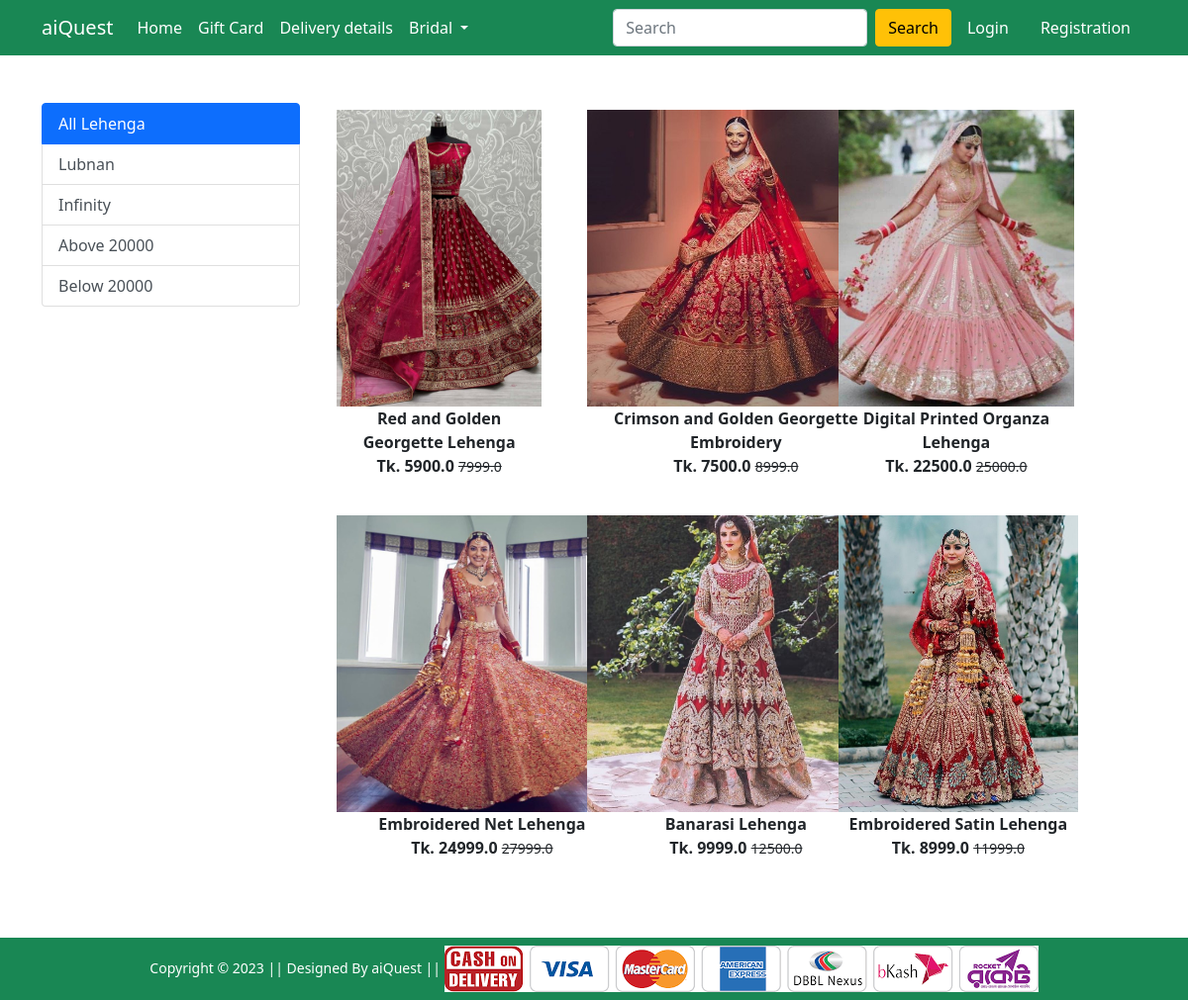
The app's page /lehenga/ with its own data.
### Shop/models.py (models this page shows, shortened)
class Product(models.Model):
    title = models.CharField(max_length=100)
    selling_price = models.FloatField()
    discounted_price = models.FloatField()
    description = models.TextField()
    brand = models.CharField(max_length=100)
    category = models.CharField(choices=CATEGORY_CHOICES,max_length=2)
    product_image = models.ImageField(upload_to='productimg')

### Shop/views.py (the view)
# urls.py: path('lehenga/', views.lehenga, name='lehenga'),
def lehenga(request, data =None):
    if data == None:
        lehengas = Product.objects.filter(category = 'L')
    elif data == 'lubnan' or data == 'infinity':
        lehengas = Product.objects.filter(category='L').filter(brand=data)
    elif data == 'below':
        lehengas = Product.objects.filter(category='L').filter(discounted_price__lt=20000)
    elif data == 'above':
        lehengas = Product.objects.filter(category='L').filter(discounted_price__gt=20000)
    return render(request, 'Shop/lehenga.html', {'lehengas':lehengas})

### Shop/templates/Shop/lehenga.html (shortened to what this page needs)
{% extends 'Shop/base.html' %}
{% load static %}
{% block main-content %}
<div class="container my-5">
    <div class="row">
        <div class="col-sm-3">
            <div class="list-group">
                <a href="{% url 'lehenga' %}" class="list-group-item list-group-item-action active" aria-current="true">
                    All Lehenga
                </a>
                <a href="{% url 'lehengaitem' 'lubnan' %}" class="list-group-item list-group-item-action">Lubnan</a>
                <a href="{% url 'lehengaitem' 'infinity' %}" class="list-group-item list-group-item-action">Infinity</a>
                <a href="{% url 'lehengaitem' 'above' %}" class="list-group-item list-group-item-action">Above 20000</a>
                <a href="{% url 'lehengaitem' 'below' %}" class="list-group-item list-group-item-action">Below 20000</a>
            </div>
        </div>
        <div class="col-sm-8">
            <div class="row">
                {% for product in lehengas %}
                <div class="col-sm-4 text-center mb-4">
                    <a href="{% url 'product-detail' product.id %}" class="btn">
                        <div class="item">
                            <img src="{{product.product_image.url}}" alt="" height="300" class="">
                            <div class="fw-bold">{{product.title}}</div>
                            <div class="fw-bold">Tk. {{product.discounted_price}} <small
                                    class="fw-light text-decoration-line-through">{{product.selling_price}}</small>
                            </div>
                        </div>
                    </a>
                </div>
                {% endfor %}
            </div>
        </div>
    </div>
</div>
{% endblock main-content %}

### records on screen
Product: product_image (picture), title "Red and Golden Georgette Lehenga", discounted_price "5900.0", selling_price "7999.0"
Product: product_image (picture), title "Crimson and Golden Georgette Embroidery", discounted_price "7500.0", selling_price "8999.0"
Product: product_image (picture), title "Digital Printed Organza Lehenga", discounted_price "22500.0", selling_price "25000.0"
Product: product_image (picture), title "Embroidered Net Lehenga", discounted_price "24999.0", selling_price "27999.0"
Product: product_image (picture), title "Banarasi Lehenga", discounted_price "9999.0", selling_price "12500.0"
Product: product_image (picture), title "Embroidered Satin Lehenga", discounted_price "8999.0", selling_price "11999.0"
